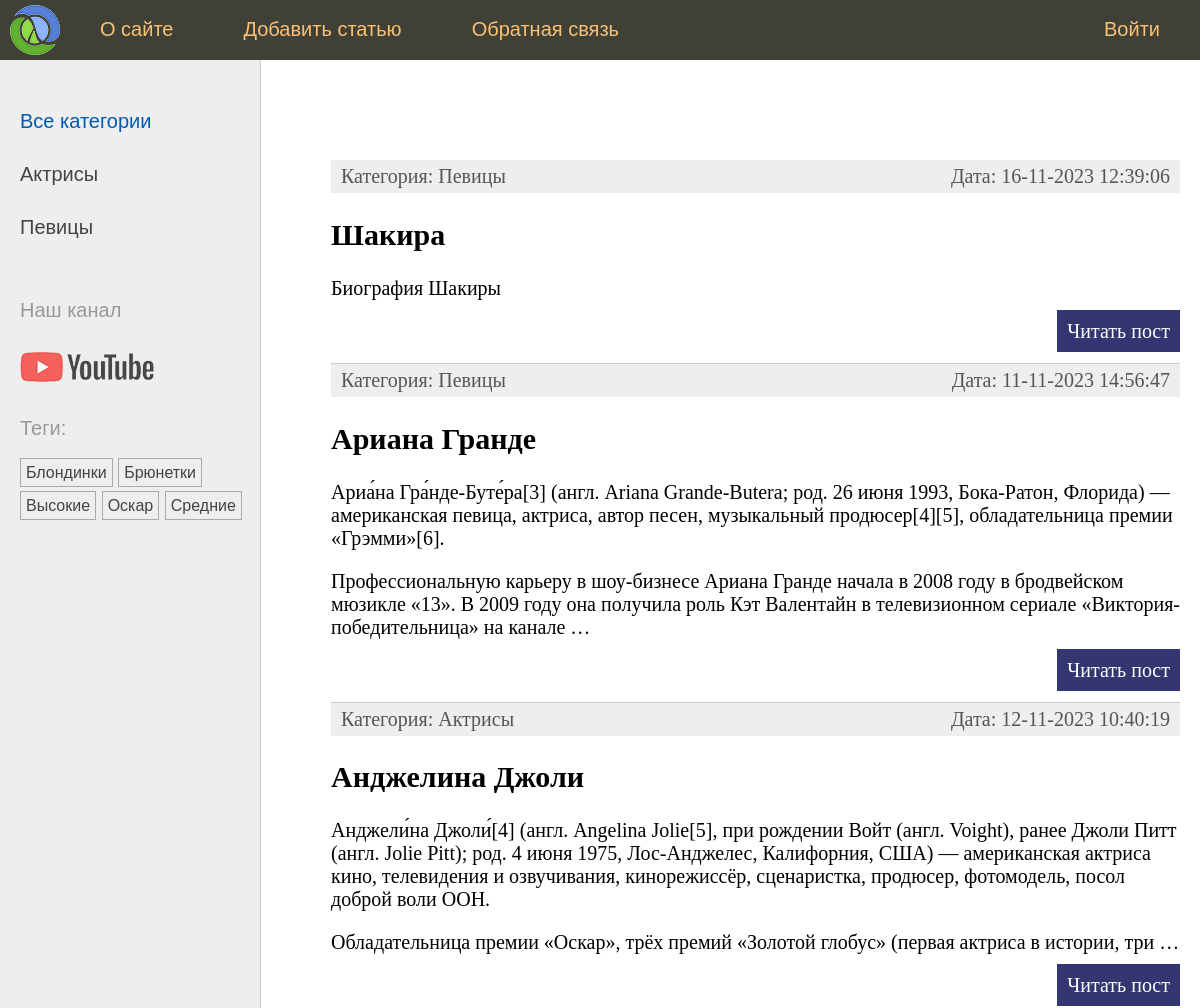
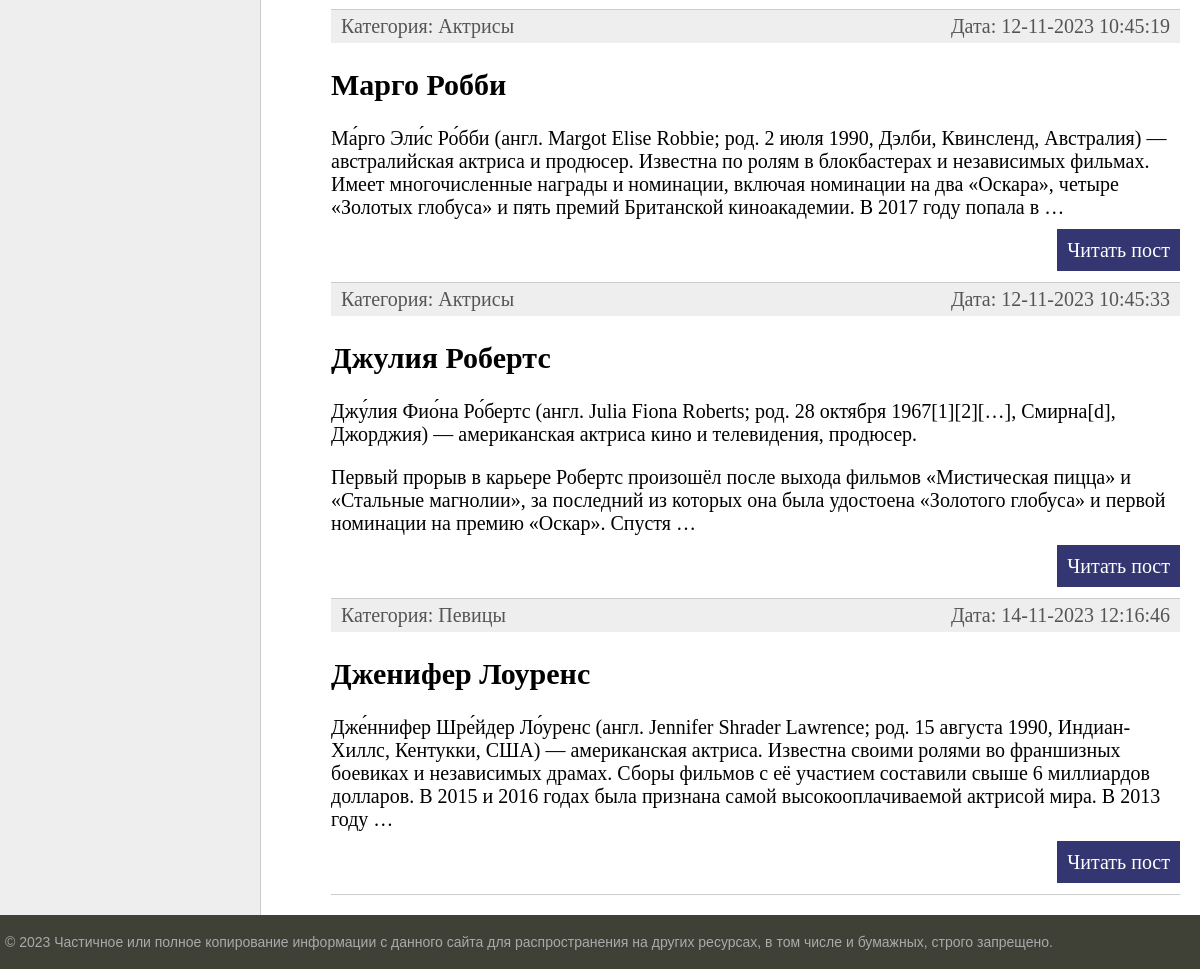
The page / on the database its author committed (2 pictures, top to bottom).
### women/models.py (models this page shows, shortened)
class Category(models.Model):
    name = models.CharField(max_length=100, db_index=True, verbose_name='Категория')
    slug = models.SlugField(max_length=255, unique=True, db_index=True, verbose_name='Slug')
    class Meta:
        verbose_name = 'Категория'
        verbose_name_plural = 'Категории'
    def get_absolute_url(self):
        return reverse('category', kwargs={'cat_slug': self.slug})

class TagPost(models.Model):
    tag = models.CharField(max_length=100, db_index=True)
    slug = models.SlugField(max_length=255, unique=True, db_index=True)
    def get_absolute_url(self):
        return reverse('tag', kwargs={'tag_slug': self.slug})

class Women(models.Model):
    class Status(models.IntegerChoices):
        DRAFT = 0, 'Черновик'
        PUBLISHED = 1, 'Опубликовано'
    title = models.CharField(max_length=255, verbose_name='Заголовок', validators=[])
    slug = models.SlugField(max_length=255, unique=True, db_index=True, verbose_name='Slug', validators=[
        MinLengthValidator(5, message='Минимум 5 символов'),
        MaxLengthValidator(100, message='Максимум 100 символов'),
    ])
    content = models.TextField(blank=True, verbose_name='Текст статьи')
    time_create = models.DateTimeField(auto_now_add=True, verbose_name='Время создания')
    time_update = models.DateTimeField(auto_now=True, verbose_name='Время обновления')
    is_published = models.BooleanField(choices=tuple(map(lambda x: (bool(x[0]), x[1]), Status.choices)),
                                       default=Status.DRAFT, verbose_name='Статус')
    cat = models.ForeignKey('Category', on_delete=models.PROTECT, related_name='posts', verbose_name='Категория')
    tags = models.ManyToManyField('TagPost', blank=True, related_name='tags', verbose_name='Тег')
    husband = models.OneToOneField('Husband', on_delete=models.SET_NULL, null=True, blank=True,
                                   related_name='woman', verbose_name='Муж')
    objects = models.Manager()
    published = PublishedManager()
    class Meta:
        verbose_name = 'Известные женщины'
        verbose_name_plural = 'Известные женщины'
        ordering = ['-time_create']
        indexes = [
            models.Index(fields=['-time_create']),
        ]
    def get_absolute_url(self):
        return reverse('post', kwargs={'post_slug': self.slug})

### women/views.py (the view)
# urls.py: path('', index, name='home'),
def index(request: HttpRequest) -> HttpResponse:
    posts = Women.published.all().select_related('cat')
    data = {
        'title': 'Главная страница',
        'menu': menu,
        'posts': posts,
        'cat_selected': 0,
    }
    return render(request, 'women/index.html', context=data)

### women/models.py (called while the page is built)
    def get_queryset(self) -> models.QuerySet:
        return super().get_queryset().filter(is_published=Women.Status.PUBLISHED)

### women/templatetags/women_tags.py (called while the page is built)
@register.inclusion_tag('women/list_categories.html')
def show_categories(cat_selected: int = 0) -> dict[str, Category | int]:
    cats = Category.objects.annotate(total=Count('posts')).filter(total__gt=0)
    return {'cats': cats, 'cat_selected': cat_selected}

@register.inclusion_tag('women/list_tags.html')
def show_all_tags() -> dict[str, TagPost]:
    return {'tags': TagPost.objects.annotate(total=Count('tags')).filter(total__gt=0)}

### women/templates/women/index.html (shortened to what this page needs)
{% extends 'base.html' %}
{% block content %}
    <ul class="list-articles">
        {% for p in posts %}
            <li>
                <div class="article-panel">
                    <p class="first">Категория: {{ p.cat.name }}</p>
                    <p class="last">Дата: {{ p.time_update|date:"d-m-Y H:i:s" }}</p>
                </div>
                <h2>{{ p.title }}</h2>
                {% autoescape off %}
                    {{ p.content|linebreaks|truncatewords:50 }}
                {% endautoescape %}
                <p class="link-read-post"><a href="{{ p.get_absolute_url }}">Читать пост</a></p>
            </li>
        {% endfor %}
    </ul>
{% endblock %}

### women/templates/women/list_categories.html
{% for cat in cats %}
    {% if cat.id == cat_selected %}
        <li class="selected">{{ cat.name }}</li>
    {% else %}
        <li><a href="{{ cat.get_absolute_url }}">{{ cat.name }}</a></li>
    {% endif %}
{% endfor %}

### women/templates/women/list_tags.html
{% if tags %}
    <p>Теги: </p>
    <ul class="tags-list">
        {% for t in tags %}
            <li><a href="{{ t.get_absolute_url }}">{{ t.tag }}</a></li>
        {% endfor %}
    </ul>
{% endif %}

### women/static/women/css/styles.css (style rules this page uses)
html, body { font-family: 'Arial'; margin: 0; padding: 0; height: 100%; width: 100%; color: #444; }
a { color: #0059b2; text-decoration: none; }
p.link-read-post { text-align: right; }
p.link-read-post a { padding: 10px; min-width: 100px; background: #333671; color: #fff; text-decoration: none; }
div.article-panel { background: #eee; padding: 5px 10px 5px 10px; box-sizing: border-box; overflow: hidden; color: #555; }
div.article-panel p.first { margin: 0; float: left; }
div.article-panel p.last { margin: 0; float: right; }
ul.list-articles { list-style: none; margin: 0; padding: 0; }
ul.list-articles li { border-bottom: 1px solid #ccc; }
.left-chapters ul { width: 230px; margin: 0; padding: 20px 10px 10px 20px; list-style: none; font-size: 20px; }
.left-chapters ul li { margin: 30px 0 0 0; color: #999; }
.left-chapters ul li a { color: #444; text-decoration: none; }
ul.tags-list { width: 100%; margin: 0; padding: 0; list-style: none; }
ul.tags-list li { margin: 0; padding: 0 0 10px; display: inline-block; }
ul.tags-list li a { padding: 5px; font-size: 16px; border: 1px solid #aaa; }

### rows shown on the page
Category: name "Актрисы"
Category: name "Певицы"
TagPost: tag "Блондинки"
TagPost: tag "Брюнетки"
TagPost: tag "Высокие"
TagPost: tag "Оскар"
TagPost: tag "Средние"
Women: cat.name "Певицы", time_update "16-11-2023 12:39:06", title "Шакира", content "Биография Шакиры"
Women: cat.name "Певицы", time_update "11-11-2023 14:56:47", title "Ариана Гранде", content "Ариа́на Гра́нде-Буте́ра[3] (англ. Ariana Grande-Butera; род. 26 июня 1993, Бока-Ратон, Флорида) — американская певица, актриса, автор песен, музыкальный продюсер[4][5], обладательница премии «Грэмми»[6]. Профессиональную карьеру в шоу-бизнесе Ариана Гранде начала в 2008 году в бродвейском мюзикле «13». В 2009 году она получила роль Кэт Валентайн в телевизионном сериале «Виктория-победительница» на канале …"
Women: cat.name "Актрисы", time_update "12-11-2023 10:40:19", title "Анджелина Джоли", content "Анджели́на Джоли́[4] (англ. Angelina Jolie[5], при рождении Войт (англ. Voight), ранее Джоли Питт (англ. Jolie Pitt); род. 4 июня 1975, Лос-Анджелес, Калифорния, США) — американская актриса кино, телевидения и озвучивания, кинорежиссёр, сценаристка, продюсер, фотомодель, посол доброй воли ООН. Обладательница премии «Оскар», трёх премий «Золотой глобус» (первая актриса в истории, три …"
Women: cat.name "Актрисы", time_update "12-11-2023 10:45:19", title "Марго Робби", content "Ма́рго Эли́с Ро́бби (англ. Margot Elise Robbie; род. 2 июля 1990, Дэлби, Квинсленд, Австралия) — австралийская актриса и продюсер. Известна по ролям в блокбастерах и независимых фильмах. Имеет многочисленные награды и номинации, включая номинации на два «Оскара», четыре «Золотых глобуса» и пять премий Британской киноакадемии. В 2017 году попала в …"
Women: cat.name "Актрисы", time_update "12-11-2023 10:45:33", title "Джулия Робертс", content "Джу́лия Фио́на Ро́бертс (англ. Julia Fiona Roberts; род. 28 октября 1967[1][2][…], Смирна[d], Джорджия) — американская актриса кино и телевидения, продюсер. Первый прорыв в карьере Робертс произошёл после выхода фильмов «Мистическая пицца» и «Стальные магнолии», за последний из которых она была удостоена «Золотого глобуса» и первой номинации на премию «Оскар». Спустя …"
Women: cat.name "Певицы", time_update "14-11-2023 12:16:46", title "Дженифер Лоуренс", content "Дже́ннифер Шре́йдер Ло́уренс (англ. Jennifer Shrader Lawrence; род. 15 августа 1990, Индиан-Хиллс, Кентукки, США) — американская актриса. Известна своими ролями во франшизных боевиках и независимых драмах. Сборы фильмов с её участием составили свыше 6 миллиардов долларов. В 2015 и 2016 годах была признана самой высокооплачиваемой актрисой мира. В 2013 году …"

### other values the page prints
{{ m.title }} "О сайте" "Добавить статью" "Обратная связь" "Войти"
